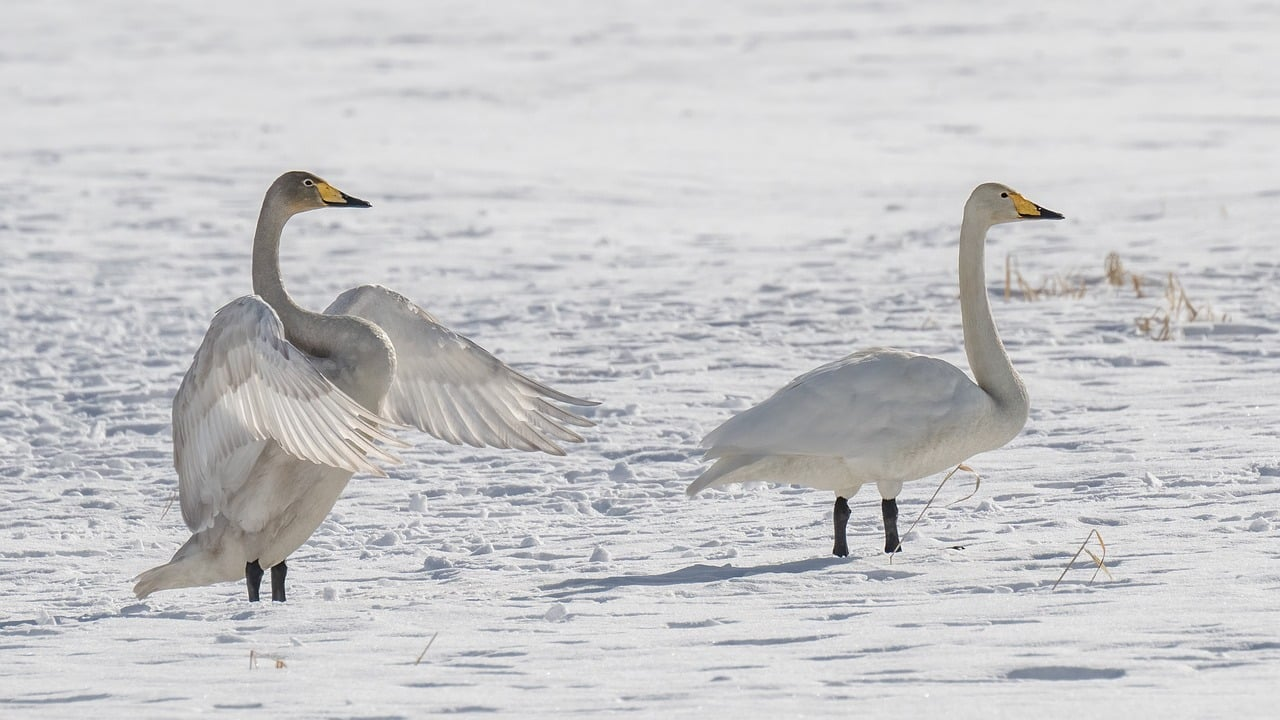
#> input picture Lab-09/input.jpg, 1280 x 720 px
$ jupyter execute line_detection.ipynb
#> lines starting #> are read from the running program, lines starting #| are printed output that depends on the picture; after the words box and inside, x2 and y2 are one past the last pixel; in counts of white or black regions, pixels touching at a corner belong together
[cell 1]
# line_detection_hough_transform.py

import cv2
import numpy as np
import matplotlib.pyplot as plt

def detect_lines(input_path, output_path, threshold=100):
    # Read the image
#> called with input_path = 'input.jpg', output_path = 'output_lines.jpg', threshold = 100
    img = cv2.imread(input_path)
#> img is the input picture: shape (720, 1280, 3); mean B, G, R 202.3, 200.5, 200.7

    # Convert to grayscale
    gray = cv2.cvtColor(img, cv2.COLOR_BGR2GRAY)

    # Apply Canny edge detector to highlight edges in the image
    edges = cv2.Canny(gray, 50, 150, apertureSize=3)
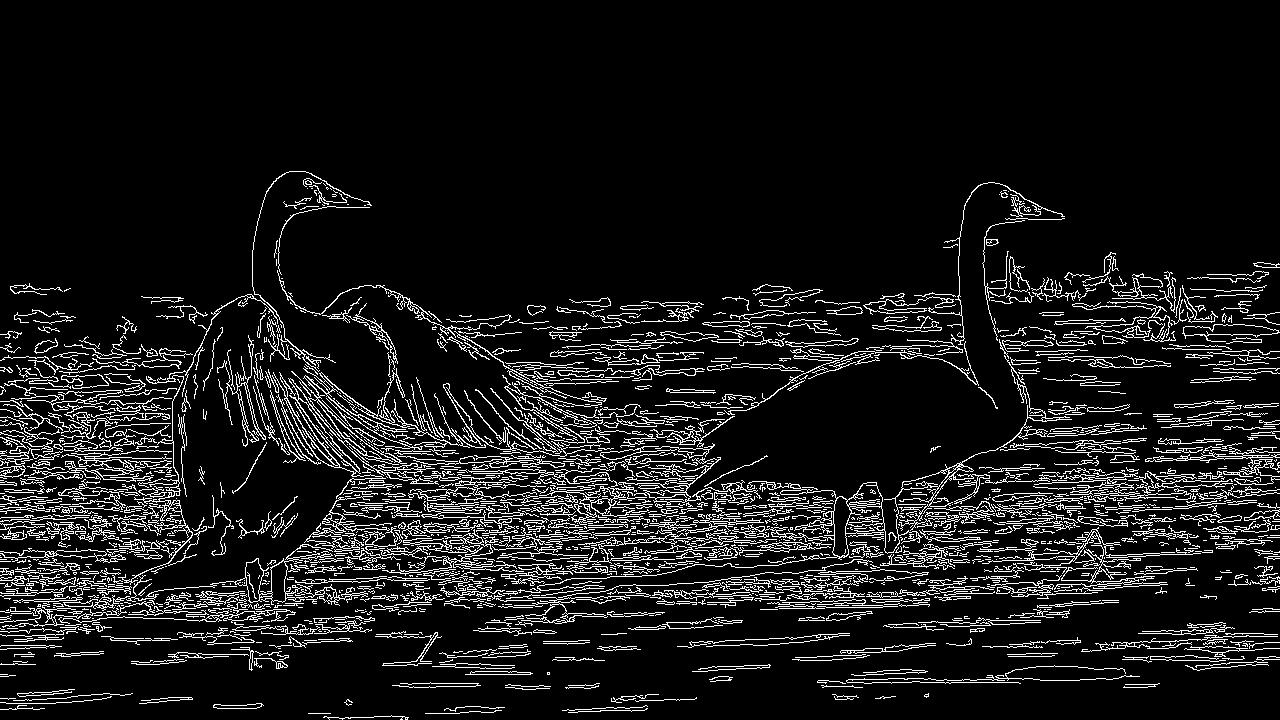
#> edges: shape (720, 1280); 9.6% white in thin lines or dots, all inside (x1, y1, x2, y2) = (0, 171, 1280, 720)

    # Detect lines using the Hough Line Transform
    lines = cv2.HoughLines(edges, rho=1, theta=np.pi / 180, threshold=threshold)

    # Draw the detected lines on the original image
    if lines is not None:
        for line in lines:
            rho, theta = line[0]
            a = np.cos(theta)
            b = np.sin(theta)
            x0 = a * rho
            y0 = b * rho
            x1 = int(x0 + 1000 * (-b))
            y1 = int(y0 + 1000 * (a))
            x2 = int(x0 - 1000 * (-b))
            y2 = int(y0 - 1000 * (a))
            cv2.line(img, (x1, y1), (x2, y2), (0, 255, 0), 2)
#> this loop made 9729 passes
#> (rho, theta, a, b, x0, y0, x1, y1) on passes 1 to 3: (593, 1.54, 0.0349, 0.999, 20.7, 592.6, -978, 627), (613, 1.47, 0.105, 0.995, 64.08, 609.6, -930, 714), (585, 1.48, 0.0872, 0.996, 50.99, 582.8, -945, 669)
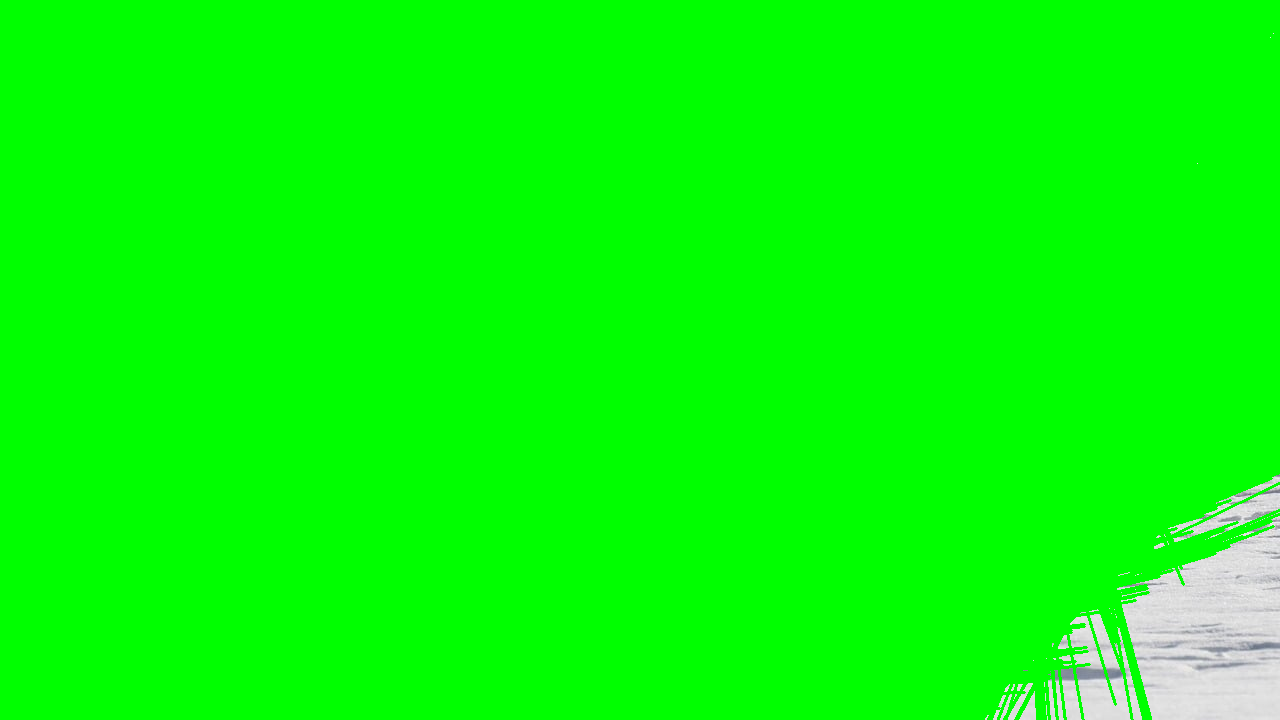
#> img: shape (720, 1280, 3); mean B, G, R 7.6, 253.5, 7.5

    # Save the output image
    cv2.imwrite(output_path, img)

    # Display the result
    plt.figure(figsize=(10, 5))
    plt.imshow(cv2.cvtColor(img, cv2.COLOR_BGR2RGB))
    plt.title("Detected Lines Using Hough Transform")
    plt.axis("off")
    plt.show()

# Example usage
if __name__ == "__main__":
    input_path = "input.jpg"  # Input image path
    output_path = "output_lines.jpg"  # Output image path
    detect_lines(input_path, output_path, threshold=100)
    print(f"Lines detected and saved as {output_path}")
